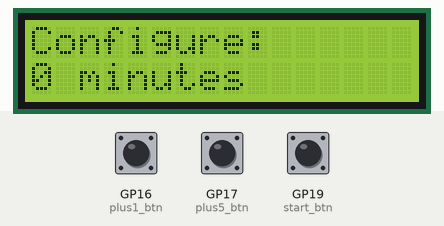
Simulated run of this program. Board: Raspberry Pi Pico running MicroPython. Parts: 16×2 character LCD. The test bench sets the inputs (shaded band); at power-on: GP16 (plus1_btn) HIGH, GP19 (start_btn) HIGH, GP17 (plus5_btn) HIGH. The clock reads 2024-03-15 10:24:30 at power-on unless the program sets it; library files of the repository ran but are not shown: lcdi2c.py.

Above: at 2.2 s.
2.3 s: GP16 (plus1_btn) pulled LOW for 0.15 s
At 2.9 s:
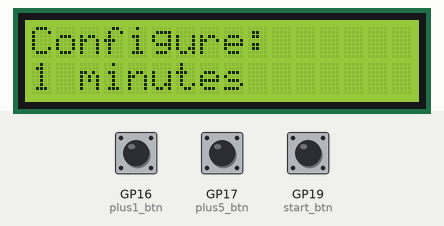
4.0 s: GP19 (start_btn) pulled LOW for 0.15 s
At 5.4 s:
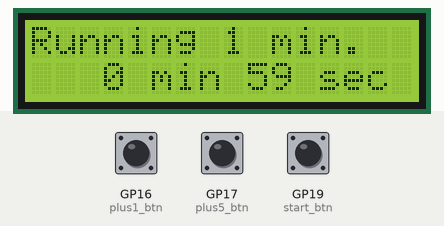
7.1 s: GP19 (start_btn) pulled LOW for 1 s
At 8.8 s:
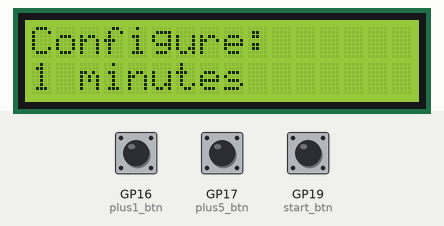
9.6 s: GP17 (plus5_btn) pulled LOW for 0.15 s
At 10.9 s:
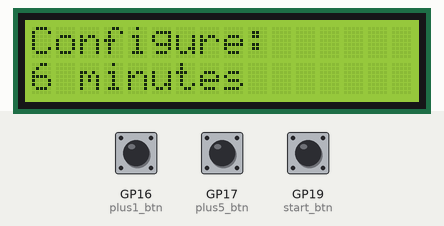
11.2 s: GP16 (plus1_btn) pulled LOW for 1 s
At 12.7 s:
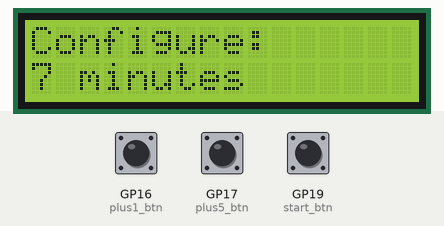
13.7 s: GP17 (plus5_btn) pulled LOW for 1 s
At 15.4 s:
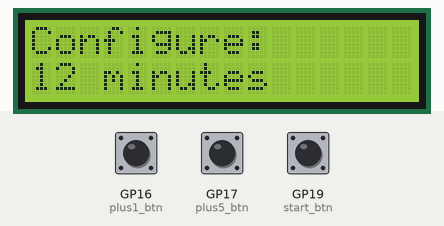
Timing chart, 0 to 16.9 s (numbered marks = the images above; inputs shaded):
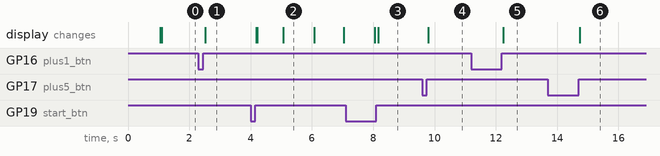

The program:

minute.py
```python
from machine import Pin, I2C, PWM
from lcdi2c import LCDI2C
import time

BUZZER_PIN = 15
PLUS1_BTN_PIN = 16
PLUS5_BTN_PIN = 17
RESET_BTN_PIN = 18
START_BTN_PIN = 19 # Start/Stop

# value for state
CONFIGURE=1 # Configure time
RUNNING=2   # Countdown the time

# --- LCD ---
# Pico - GP8=sda, GP9=scl
i2c = I2C(0)
lcd = LCDI2C( i2c, cols=16, rows=2, address=0x27 )
lcd.clear()
lcd.backlight()
lcd.home()

# --- Buzzer ---
buz = PWM( Pin(BUZZER_PIN) )
buz.freq( 4000 ) # 4 KHz
buz.duty_u16( 0 ) # Off

# --- Buttons ---
plus1_btn = Pin( PLUS1_BTN_PIN, Pin.IN, Pin.PULL_UP )
plus5_btn = Pin( PLUS5_BTN_PIN, Pin.IN, Pin.PULL_UP )
reset_btn = Pin( RESET_BTN_PIN, Pin.IN, Pin.PULL_UP )
start_btn = Pin( START_BTN_PIN, Pin.IN, Pin.PULL_UP )
btns = [plus1_btn, plus5_btn, reset_btn, start_btn]
last_btn_values = {}
for btn in btns:
	last_btn_values['%r'%btn] = btn.value()

def get_pressed():
	# Check which button is pressed and released. If such then it is returned
	# into the list.
	global btns, last_btn_values
	_changed = []
	_result = []
	for btn in btns:
		if btn.value() != last_btn_values['%r'%btn]:
			_changed.append( btn ) # must be cheched again in 10ms
	time.sleep_ms(10)
	for btn in _changed:
		val = btn.value()
		if val != last_btn_values['%r'%btn]: # If still changed
			# Button released?
			if (last_btn_values['%r'%btn] == 0) and (val==1):
				_result.append( btn )
			# Remember new state
			last_btn_values['%r'%btn] = val
	return _result

def disp_configure( mins ):
	# Display configuration screen
	global lcd
	lcd.home()
	lcd.print("Configure:")
	lcd.set_cursor( (0,1) ) # second line
	lcd.print( "%s minutes" % mins )

def disp_running( mins, remain_sec ):
	# Display Running screen
	global lcd
	lcd.home()
	lcd.print("Running %s min." % mins)
	lcd.set_cursor( (1,1) ) # second line
	lcd.print( "%3i min %2i sec" % (abs(remain_sec)//60,abs(remain_sec)%60) )
	if remain<0:
		lcd.set_cursor( (0,1) ) # second line
		lcd.print('-')

state = CONFIGURE
minutes = 0

while True:
	pressed = get_pressed()
	# print( pressed )
	if (state==CONFIGURE) and (plus1_btn in pressed):
		minutes += 1

	if (state==CONFIGURE) and (plus5_btn in pressed):
		minutes += 5

	if (state==CONFIGURE) and (reset_btn in pressed):
		minutes = 0

	if start_btn in pressed:
		if (state==CONFIGURE) and (minutes>0):
			lcd.clear()
			start = time.time()
			state = RUNNING
		elif state==RUNNING:
			lcd.clear()
			buz.duty_u16( 0 ) # Buzzer OFF
			state = CONFIGURE

	if state==CONFIGURE:
		disp_configure( minutes )
	elif state==RUNNING:
		elapsed = time.time() - start # in seconds
		remain  = minutes*60 - elapsed
		disp_running( minutes, remain )
		if remain < 0:
			buz.duty_u16( 21845 if ((remain%2)==1) and (remain>-60) else 0 )
```

Measured:
- after the input at 2.3 s, the display: changes after 0.21 s (image 1)
- after the input at 4.0 s, the display: first changes after 0.18 s (image 2 shows a later state)
- after the input at 7.1 s, the display: first differs from a run without the input after 1.1 s (image 3)
- after the input at 9.6 s, the display: changes after 0.19 s (image 4)
- after the input at 11.2 s, the display: changes after 1.0 s (image 5)
- after the input at 13.7 s, the display: changes after 1.0 s (image 6)
